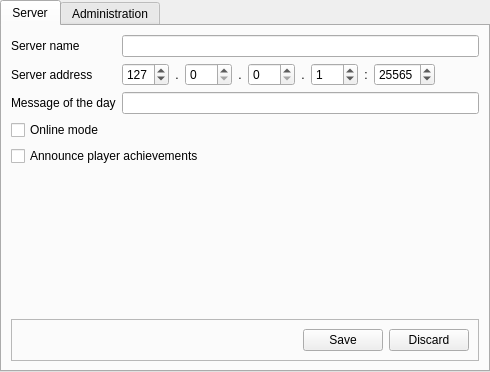
<?xml version="1.0" encoding="UTF-8"?>
<ui version="4.0">
 <class>ServerConfig</class>
 <widget class="QTabWidget" name="ServerConfig">
  <property name="geometry">
   <rect>
    <x>0</x>
    <y>0</y>
    <width>490</width>
    <height>372</height>
   </rect>
  </property>
  <property name="windowTitle">
   <string>ServerConfig</string>
  </property>
  <property name="currentIndex">
   <number>0</number>
  </property>
  <widget class="QWidget" name="tabServer">
   <attribute name="title">
    <string>Server</string>
   </attribute>
   <layout class="QVBoxLayout" name="verticalLayout_2">
    <item>
     <layout class="QFormLayout" name="formLayout">
      <property name="fieldGrowthPolicy">
       <enum>QFormLayout::AllNonFixedFieldsGrow</enum>
      </property>
      <item row="0" column="0">
       <widget class="QLabel" name="label_2">
        <property name="text">
         <string>Server name</string>
        </property>
       </widget>
      </item>
      <item row="0" column="1">
       <widget class="QLineEdit" name="server_name">
        <property name="maxLength">
         <number>64</number>
        </property>
       </widget>
      </item>
      <item row="1" column="0">
       <widget class="QLabel" name="label_3">
        <property name="text">
         <string>Server address</string>
        </property>
       </widget>
      </item>
      <item row="1" column="1">
       <layout class="QHBoxLayout" name="horizontalLayout_2">
        <item>
         <widget class="QSpinBox" name="ip_1">
          <property name="maximum">
           <number>255</number>
          </property>
          <property name="value">
           <number>127</number>
          </property>
         </widget>
        </item>
        <item>
         <widget class="QLabel" name="label_4">
          <property name="layoutDirection">
           <enum>Qt::LeftToRight</enum>
          </property>
          <property name="text">
           <string>.</string>
          </property>
          <property name="alignment">
           <set>Qt::AlignCenter</set>
          </property>
         </widget>
        </item>
        <item>
         <widget class="QSpinBox" name="ip_2">
          <property name="maximum">
           <number>255</number>
          </property>
         </widget>
        </item>
        <item>
         <widget class="QLabel" name="label_5">
          <property name="layoutDirection">
           <enum>Qt::LeftToRight</enum>
          </property>
          <property name="text">
           <string>.</string>
          </property>
          <property name="alignment">
           <set>Qt::AlignCenter</set>
          </property>
         </widget>
        </item>
        <item>
         <widget class="QSpinBox" name="ip_3">
          <property name="maximum">
           <number>255</number>
          </property>
         </widget>
        </item>
        <item>
         <widget class="QLabel" name="label_6">
          <property name="layoutDirection">
           <enum>Qt::LeftToRight</enum>
          </property>
          <property name="text">
           <string>.</string>
          </property>
          <property name="alignment">
           <set>Qt::AlignCenter</set>
          </property>
         </widget>
        </item>
        <item>
         <widget class="QSpinBox" name="ip_4">
          <property name="maximum">
           <number>255</number>
          </property>
          <property name="value">
           <number>1</number>
          </property>
         </widget>
        </item>
        <item>
         <widget class="QLabel" name="label_7">
          <property name="layoutDirection">
           <enum>Qt::LeftToRight</enum>
          </property>
          <property name="text">
           <string>:</string>
          </property>
          <property name="alignment">
           <set>Qt::AlignCenter</set>
          </property>
         </widget>
        </item>
        <item>
         <widget class="QSpinBox" name="server_port">
          <property name="maximum">
           <number>65536</number>
          </property>
          <property name="value">
           <number>25565</number>
          </property>
         </widget>
        </item>
        <item>
         <spacer name="horizontalSpacer_2">
          <property name="orientation">
           <enum>Qt::Horizontal</enum>
          </property>
          <property name="sizeHint" stdset="0">
           <size>
            <width>40</width>
            <height>20</height>
           </size>
          </property>
         </spacer>
        </item>
       </layout>
      </item>
      <item row="2" column="0">
       <widget class="QLabel" name="label">
        <property name="text">
         <string>Message of the day</string>
        </property>
       </widget>
      </item>
      <item row="2" column="1">
       <widget class="QLineEdit" name="motd">
        <property name="maxLength">
         <number>59</number>
        </property>
       </widget>
      </item>
     </layout>
    </item>
    <item>
     <widget class="QCheckBox" name="online_mode">
      <property name="text">
       <string>Online mode</string>
      </property>
     </widget>
    </item>
    <item>
     <widget class="QCheckBox" name="announce_achievements">
      <property name="text">
       <string>Announce player achievements</string>
      </property>
     </widget>
    </item>
    <item>
     <spacer name="verticalSpacer">
      <property name="orientation">
       <enum>Qt::Vertical</enum>
      </property>
      <property name="sizeHint" stdset="0">
       <size>
        <width>20</width>
        <height>40</height>
       </size>
      </property>
     </spacer>
    </item>
    <item>
     <widget class="QFrame" name="horizontalFrame">
      <property name="sizePolicy">
       <sizepolicy hsizetype="Preferred" vsizetype="Preferred">
        <horstretch>0</horstretch>
        <verstretch>0</verstretch>
       </sizepolicy>
      </property>
      <property name="frameShape">
       <enum>QFrame::StyledPanel</enum>
      </property>
      <property name="frameShadow">
       <enum>QFrame::Sunken</enum>
      </property>
      <layout class="QHBoxLayout" name="horizontalLayout">
       <item>
        <spacer name="horizontalSpacer">
         <property name="orientation">
          <enum>Qt::Horizontal</enum>
         </property>
         <property name="sizeHint" stdset="0">
          <size>
           <width>40</width>
           <height>20</height>
          </size>
         </property>
        </spacer>
       </item>
       <item>
        <widget class="QPushButton" name="save_button">
         <property name="text">
          <string>Save</string>
         </property>
        </widget>
       </item>
       <item>
        <widget class="QPushButton" name="discard_button">
         <property name="text">
          <string>Discard</string>
         </property>
        </widget>
       </item>
      </layout>
     </widget>
    </item>
   </layout>
  </widget>
  <widget class="QWidget" name="tabAdmin">
   <attribute name="title">
    <string>Administration</string>
   </attribute>
   <layout class="QHBoxLayout" name="horizontalLayout_4">
    <item>
     <layout class="QVBoxLayout" name="verticalLayout">
      <property name="sizeConstraint">
       <enum>QLayout::SetDefaultConstraint</enum>
      </property>
      <item>
       <widget class="QCheckBox" name="snooper">
        <property name="text">
         <string>Enable snooper</string>
        </property>
       </widget>
      </item>
      <item>
       <widget class="QCheckBox" name="white_list">
        <property name="text">
         <string>Use white list</string>
        </property>
       </widget>
      </item>
      <item>
       <layout class="QFormLayout" name="formLayout_4">
        <item row="0" column="0">
         <widget class="QLabel" name="label_11">
          <property name="text">
           <string>OP permission level</string>
          </property>
         </widget>
        </item>
        <item row="0" column="1">
         <widget class="QSpinBox" name="op_permission_level">
          <property name="minimum">
           <number>1</number>
          </property>
          <property name="maximum">
           <number>4</number>
          </property>
         </widget>
        </item>
       </layout>
      </item>
      <item>
       <widget class="QCheckBox" name="query">
        <property name="text">
         <string>Enable query</string>
        </property>
       </widget>
      </item>
      <item>
       <layout class="QFormLayout" name="formLayout_2">
        <item row="0" column="0">
         <widget class="QLabel" name="label_8">
          <property name="text">
           <string>Port</string>
          </property>
         </widget>
        </item>
        <item row="0" column="1">
         <widget class="QSpinBox" name="query_port">
          <property name="maximum">
           <number>65534</number>
          </property>
         </widget>
        </item>
       </layout>
      </item>
      <item>
       <widget class="QCheckBox" name="rcon">
        <property name="text">
         <string>Enable remote console</string>
        </property>
       </widget>
      </item>
      <item>
       <layout class="QFormLayout" name="formLayout_3">
        <item row="0" column="0">
         <widget class="QLabel" name="label_9">
          <property name="text">
           <string>Password</string>
          </property>
         </widget>
        </item>
        <item row="0" column="1">
         <widget class="QLineEdit" name="rcon_password">
          <property name="maxLength">
           <number>64</number>
          </property>
          <property name="echoMode">
           <enum>QLineEdit::Password</enum>
          </property>
         </widget>
        </item>
        <item row="1" column="0">
         <widget class="QLabel" name="label_10">
          <property name="text">
           <string>Port</string>
          </property>
         </widget>
        </item>
        <item row="1" column="1">
         <widget class="QSpinBox" name="rcon_port">
          <property name="maximum">
           <number>65534</number>
          </property>
         </widget>
        </item>
       </layout>
      </item>
      <item>
       <spacer name="verticalSpacer_2">
        <property name="orientation">
         <enum>Qt::Vertical</enum>
        </property>
        <property name="sizeHint" stdset="0">
         <size>
          <width>20</width>
          <height>40</height>
         </size>
        </property>
       </spacer>
      </item>
      <item>
       <layout class="QGridLayout" name="gridLayout">
        <item row="0" column="0">
         <widget class="QPushButton" name="bannedIPsButton">
          <property name="text">
           <string>View banned IPs</string>
          </property>
         </widget>
        </item>
        <item row="1" column="1">
         <widget class="QPushButton" name="blacklistButton">
          <property name="text">
           <string>View blacklist</string>
          </property>
         </widget>
        </item>
        <item row="0" column="1">
         <widget class="QPushButton" name="bannedPlayersButton">
          <property name="text">
           <string>View banned players</string>
          </property>
         </widget>
        </item>
        <item row="2" column="0">
         <widget class="QPushButton" name="whitelistButton">
          <property name="text">
           <string>View whitelist</string>
          </property>
         </widget>
        </item>
        <item row="1" column="0">
         <widget class="QPushButton" name="opsButton">
          <property name="text">
           <string>View OPs</string>
          </property>
         </widget>
        </item>
        <item row="2" column="1">
         <widget class="QPushButton" name="clearButton">
          <property name="text">
           <string>Clear list</string>
          </property>
         </widget>
        </item>
       </layout>
      </item>
     </layout>
    </item>
    <item>
     <widget class="QTreeWidget" name="treeWidget">
      <property name="sizePolicy">
       <sizepolicy hsizetype="MinimumExpanding" vsizetype="Preferred">
        <horstretch>0</horstretch>
        <verstretch>0</verstretch>
       </sizepolicy>
      </property>
      <property name="indentation">
       <number>0</number>
      </property>
      <property name="rootIsDecorated">
       <bool>false</bool>
      </property>
      <property name="itemsExpandable">
       <bool>false</bool>
      </property>
      <property name="sortingEnabled">
       <bool>true</bool>
      </property>
      <property name="columnCount">
       <number>1</number>
      </property>
      <attribute name="headerVisible">
       <bool>false</bool>
      </attribute>
      <column>
       <property name="text">
        <string notr="true">1</string>
       </property>
      </column>
     </widget>
    </item>
   </layout>
  </widget>
 </widget>
 <tabstops>
  <tabstop>server_name</tabstop>
  <tabstop>ip_1</tabstop>
  <tabstop>ip_2</tabstop>
  <tabstop>ip_3</tabstop>
  <tabstop>ip_4</tabstop>
  <tabstop>server_port</tabstop>
  <tabstop>motd</tabstop>
  <tabstop>online_mode</tabstop>
  <tabstop>announce_achievements</tabstop>
  <tabstop>save_button</tabstop>
  <tabstop>discard_button</tabstop>
  <tabstop>snooper</tabstop>
  <tabstop>white_list</tabstop>
  <tabstop>op_permission_level</tabstop>
  <tabstop>query</tabstop>
  <tabstop>query_port</tabstop>
  <tabstop>rcon</tabstop>
  <tabstop>rcon_password</tabstop>
  <tabstop>rcon_port</tabstop>
  <tabstop>bannedIPsButton</tabstop>
  <tabstop>bannedPlayersButton</tabstop>
  <tabstop>opsButton</tabstop>
  <tabstop>blacklistButton</tabstop>
  <tabstop>whitelistButton</tabstop>
  <tabstop>treeWidget</tabstop>
 </tabstops>
 <resources/>
 <connections>
  <connection>
   <sender>query</sender>
   <signal>toggled(bool)</signal>
   <receiver>query_port</receiver>
   <slot>setEnabled(bool)</slot>
   <hints>
    <hint type="sourcelabel">
     <x>55</x>
     <y>112</y>
    </hint>
    <hint type="destinationlabel">
     <x>77</x>
     <y>142</y>
    </hint>
   </hints>
  </connection>
  <connection>
   <sender>rcon</sender>
   <signal>toggled(bool)</signal>
   <receiver>rcon_password</receiver>
   <slot>setEnabled(bool)</slot>
   <hints>
    <hint type="sourcelabel">
     <x>137</x>
     <y>163</y>
    </hint>
    <hint type="destinationlabel">
     <x>163</x>
     <y>191</y>
    </hint>
   </hints>
  </connection>
  <connection>
   <sender>rcon</sender>
   <signal>toggled(bool)</signal>
   <receiver>rcon_port</receiver>
   <slot>setEnabled(bool)</slot>
   <hints>
    <hint type="sourcelabel">
     <x>124</x>
     <y>166</y>
    </hint>
    <hint type="destinationlabel">
     <x>133</x>
     <y>224</y>
    </hint>
   </hints>
  </connection>
 </connections>
</ui>
